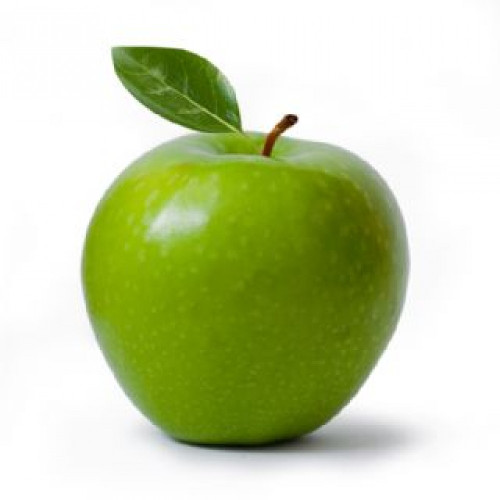
#> input picture resources/pomme.jpg, 500 x 500 px
$ jupyter execute Exam.ipynb
#> lines starting #> are read from the running program, lines starting #| are printed output that depends on the picture; long printed decimals are rounded
# Exam

[cell 1]
import cv2
import numpy as np
from PIL import Image
from matplotlib import pyplot as plt

## Activity 1

[cell 2]
pomme = Image.open("../resources/pomme.jpg")
#> pomme is the input picture: PIL image 500x500 RGB; mean R, G, B 198.9, 209.6, 167.9
print(f'Dimensions : width={pomme.size[0]}, height={pomme.size[1]}')
#| Dimensions : width=500, height=500
print(f'Mode : {pomme.mode}')
#| Mode : RGB

pomme_array = np.array(pomme)
print(f'Mean: {pomme_array.mean()}')
#| Mean: 192.127
print(f'Min: {pomme_array.min()}')
#| Min: 0
print(f'Max: {pomme_array.max()}')
#| Max: 255

## Activity 2

[cell 3]
pomme_original = cv2.imread('../resources/pomme.jpg')
pomme_grey = cv2.cvtColor(pomme_original, cv2.COLOR_BGR2GRAY)
print(f'Pixel(100, 150) = {pomme_grey[150, 100]}')
#| Pixel(100, 150) = 254

pomme_grey[50:300,50:400] -= 70
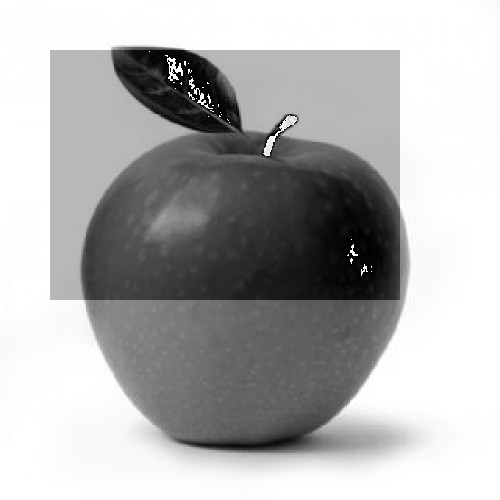
#> pomme_grey: shape (500, 500); min 0, max 255, mean 177.9

figure, axes = plt.subplots(1, 3)
axes[0].set_title('Original')
axes[0].imshow(cv2.cvtColor(pomme_original, cv2.COLOR_BGR2RGB))
axes[1].set_title('Greyscale')
axes[1].imshow(cv2.cvtColor(pomme_original, cv2.COLOR_BGR2GRAY), cmap='gray')
axes[2].set_title('Modified')
axes[2].imshow(cv2.cvtColor(pomme_grey, cv2.COLOR_GRAY2RGB))
plt.subplots_adjust(wspace=.5)
plt.show()

## Activity 3

[cell 4]
pomme = cv2.imread("../resources/pomme.jpg")
blue, green, red = cv2.split(pomme)

blue_channel = np.zeros_like(pomme)
blue_channel[:, :, 2] = blue
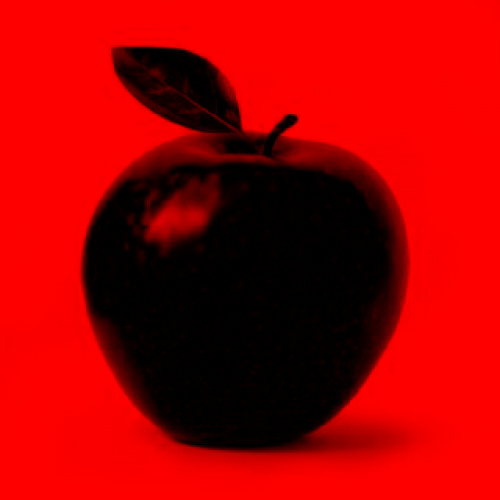
#> blue_channel: shape (500, 500, 3); mean of channels 0, 1, 2 0, 0, 167.9; drawn as B, G, R

green_channel = np.zeros_like(pomme)
green_channel[:, :, 1] = green
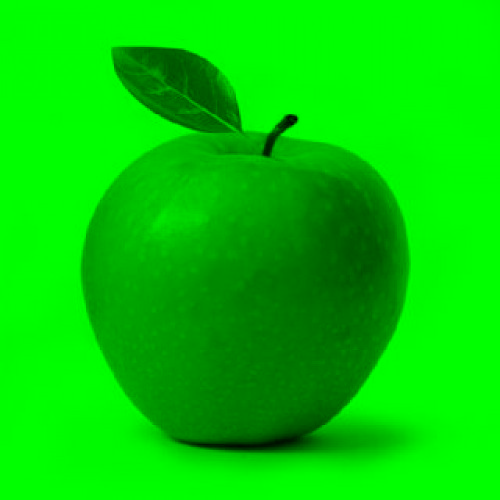
#> green_channel: shape (500, 500, 3); mean of channels 0, 1, 2 0, 209.6, 0; drawn as B, G, R

red_channel = np.zeros_like(pomme)
red_channel[:, :, 0] = red
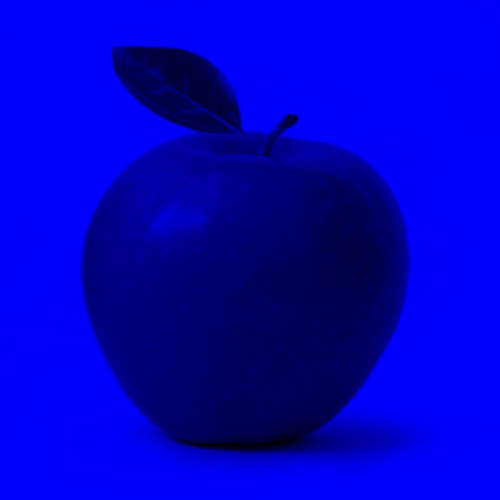
#> red_channel: shape (500, 500, 3); mean of channels 0, 1, 2 198.9, 0, 0; drawn as B, G, R

figure, axes = plt.subplots(1, 3)
axes[0].set_title('Blue channel')
axes[0].imshow(blue_channel)
axes[1].set_title('Green channel')
axes[1].imshow(green_channel)
axes[2].set_title('Red channel')
axes[2].imshow(red_channel)
plt.subplots_adjust(wspace=.5)
plt.show()

[cell 5]
pomme = cv2.imread("../resources/pomme.jpg")
blue, green, red = cv2.split(pomme)

blue += 40
green += 50
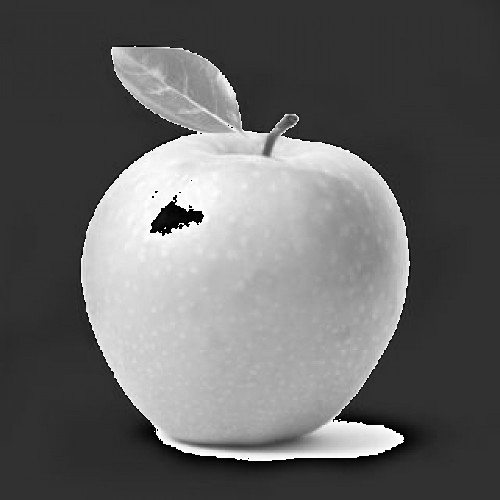
#> green: shape (500, 500); min 0, max 255, mean 100.7
red *=30
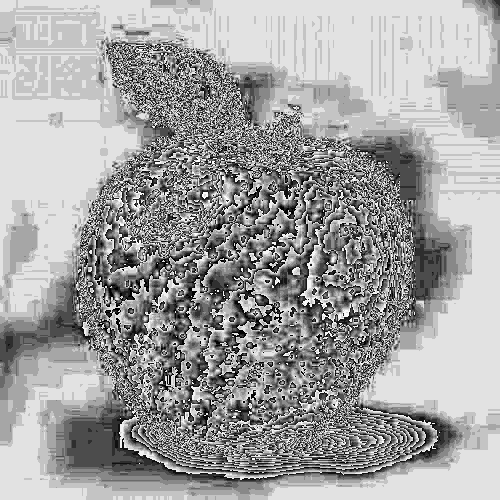
#> red: shape (500, 500); min 0, max 254, mean 162

new_pomme = cv2.merge([red, green, blue])
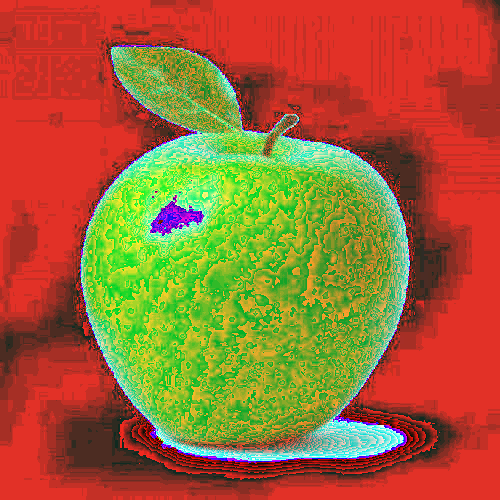
#> new_pomme: shape (500, 500, 3); mean R, G, B 162, 100.7, 51.6
plt.imshow(new_pomme)

## Activity 4

[cell 6]
pomme = Image.open("../resources/pomme.jpg")

figure, axes = plt.subplots(2, 2)
axes[0][0].set_title("Rotated 90°")
axes[0][0].imshow(pomme.rotate(90.0))
axes[0][1].set_title("Rotated -90°")
axes[0][1].imshow(pomme.rotate(-90.0))
axes[1][0].set_title("Rotated 45°")
axes[1][0].imshow(pomme.rotate(45.0))
axes[1][1].set_title("Rotated -45°")
axes[1][1].imshow(pomme.rotate(-45.0))
plt.subplots_adjust(hspace=.5)
plt.show()

# Activity 5

[cell 7]
bebe = cv2.imread("../resources/bebe.jpg", cv2.IMREAD_GRAYSCALE)
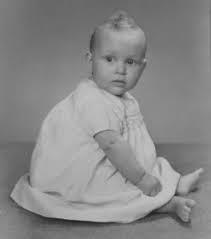
#> input picture resources/bebe.jpg, 211 x 239 px
#> bebe is the input picture: shape (239, 211); min 31, max 203, mean 136.4

bebe_histogram = cv2.calcHist([bebe], [0], None, [256], [0, 256])
#> bebe_histogram = 256 values, max 1195 at index 134, min 0 at index 0, mean 197

equalized_bebe = cv2.equalizeHist(bebe)
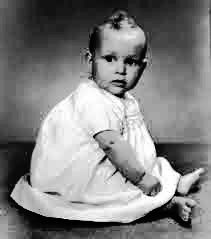
#> equalized_bebe: shape (239, 211); min 0, max 255, mean 129.2
equalized_bebe_histogram = cv2.calcHist([equalized_bebe], [0], None, [256], [0, 256])
#> equalized_bebe_histogram = 256 values, max 1195 at index 141, min 0 at index 14, mean 197


figure, axes = plt.subplots(2, 2)
axes[0][0].set_title("Original")
axes[0][0].imshow(bebe, cmap='gray')
axes[0][1].set_title("Original Histogram")
axes[0][1].plot(bebe_histogram)
axes[1][0].set_title("Equalized")
axes[1][0].imshow(equalized_bebe, cmap='gray')
axes[1][1].set_title("Equalized Histogram")
axes[1][1].plot(equalized_bebe_histogram)
plt.subplots_adjust(hspace=.6)
plt.show()
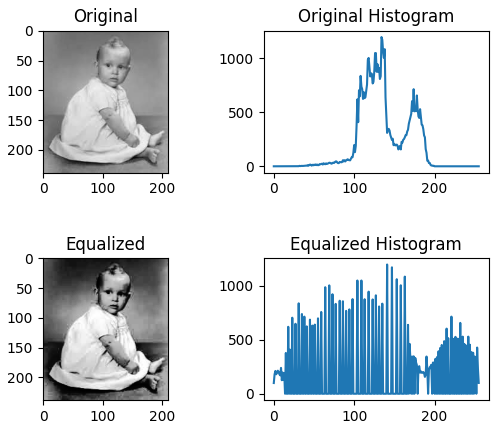
#> figure drawn by matplotlib, 4 panels; panel 2: curve peaks at x = 134, y = 1195; panel 4: curve peaks at x = 141, y = 1195
